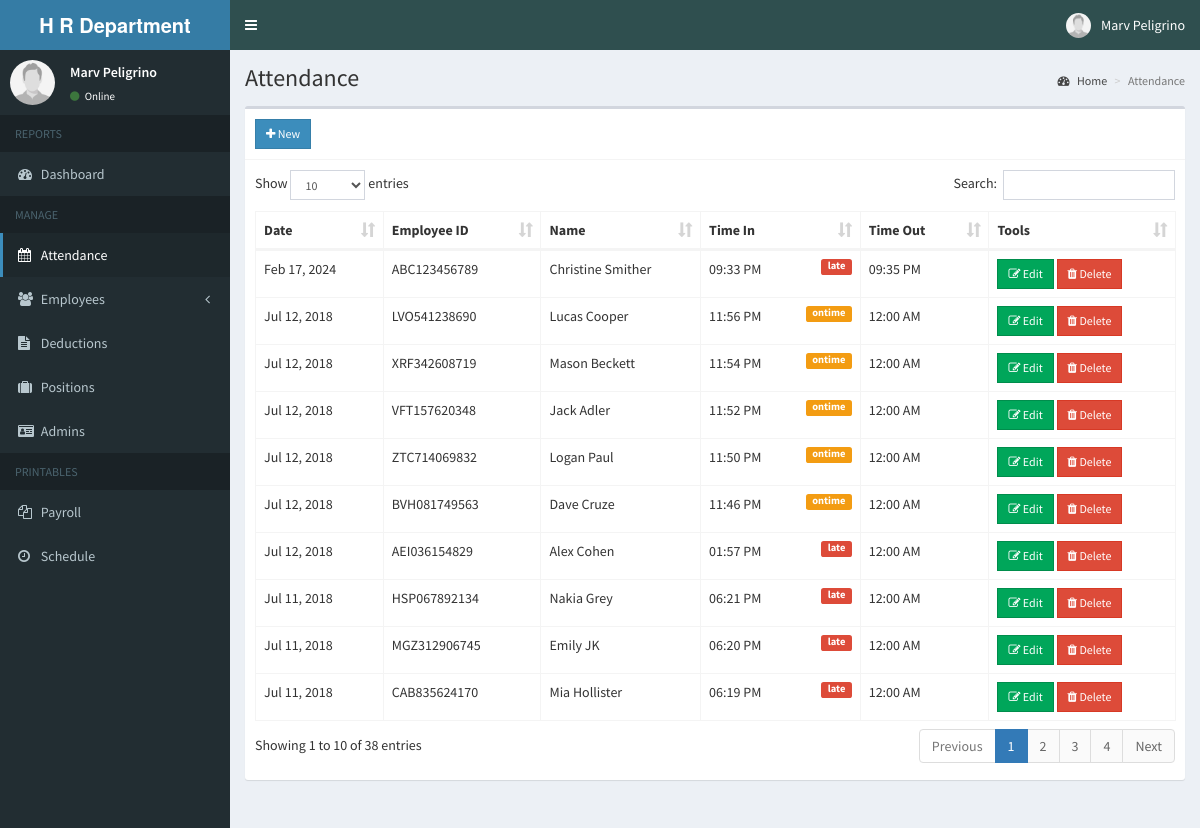
Screenshot of /admin/attendance.php (signed in) with the database file from the repository.
### tables this page shows
CREATE TABLE `attendance` (
  `id` int(11) NOT NULL,
  `employee_id` int(11) NOT NULL,
  `date` date NOT NULL,
  `time_in` time NOT NULL,
  `status` int(1) NOT NULL,
  `time_out` time NOT NULL,
  `num_hr` double NOT NULL
);

CREATE TABLE `employees` (
  `id` int(11) NOT NULL,
  `employee_id` varchar(15) NOT NULL,
  `firstname` varchar(50) NOT NULL,
  `lastname` varchar(50) NOT NULL,
  `middlename` varchar(255) NOT NULL,
  `emailAddress` varchar(255) NOT NULL,
  `address` text NOT NULL,
  `birthdate` date NOT NULL,
  `contact_info` varchar(100) NOT NULL,
  `civil_status` varchar(255) NOT NULL,
  `religion` varchar(255) NOT NULL,
  `citizenship` varchar(255) NOT NULL,
  `gender` varchar(10) NOT NULL,
  `position_id` int(11) NOT NULL,
  `schedule_id` int(11) NOT NULL,
  `photo` varchar(200) NOT NULL,
  `created_on` date NOT NULL
);

### admin/includes/session.php (called while the page is built, shortened)
<?php
	include 'includes/conn.php';
	$sql = "SELECT * FROM admin WHERE id = '".$_SESSION['admin']."'";
	$query = $conn->query($sql);
	$user = $query->fetch_assoc();
?>

### admin/attendance.php (the view, shortened to what this page needs)
<?php include 'includes/session.php'; ?>
<?php include 'includes/header.php'; ?>
<body class="hold-transition skin-blue sidebar-mini">
<div class="wrapper">
  <?php include 'includes/navbar.php'; ?>
  <?php include 'includes/menubar.php'; ?>
  <div class="content-wrapper">
    <section class="content-header">
      <h1>
        Attendance
      </h1>
      <ol class="breadcrumb">
        <li><a href="#"><i class="fa fa-dashboard"></i> Home</a></li>
        <li class="active">Attendance</li>
      </ol>
    </section>
    <section class="content">
      <div class="row">
        <div class="col-xs-12">
          <div class="box">
            <div class="box-header with-border">
              <a href="#addnew" data-toggle="modal" class="btn btn-primary btn-sm btn-flat"><i class="fa fa-plus"></i> New</a>
            </div>
            <div class="box-body">
              <table id="example1" class="table table-bordered">
                <thead>
                  <th>Date</th>
                  <th>Employee ID</th>
                  <th>Name</th>
                  <th>Time In</th>
                  <th>Time Out</th>
                  <th>Tools</th>
                </thead>
                <tbody>
                  <?php
                    $sql = "SELECT *, employees.employee_id AS empid, attendance.id AS attid FROM attendance LEFT JOIN employees ON employees.id=attendance.employee_id ORDER BY attendance.date DESC, attendance.time_in DESC";
                    $query = $conn->query($sql);
                    while($row = $query->fetch_assoc()){
                      $status = ($row['status'])?'<span class="label label-warning pull-right">ontime</span>':'<span class="label label-danger pull-right">late</span>';
                      echo "
                        <tr>
                          <td class='hidden'></td>
                          <td>".date('M d, Y', strtotime($row['date']))."</td>
                          <td>".$row['empid']."</td>
                          <td>".$row['firstname'].' '.$row['lastname']."</td>
                          <td>".date('h:i A', strtotime($row['time_in'])).$status."</td>
                          <td>".date('h:i A', strtotime($row['time_out']))."</td>
                          <td>
                            <button class='btn btn-success btn-sm btn-flat edit' data-id='".$row['attid']."'><i class='fa fa-edit'></i> Edit</button>
                            <button class='btn btn-danger btn-sm btn-flat delete' data-id='".$row['attid']."'><i class='fa fa-trash'></i> Delete</button>
                          </td>
                        </tr>
                      ";
                    }
                  ?>
                </tbody>
              </table>
            </div>
          </div>
        </div>
      </div>
    </section>
  </div>
</div>
</body>
</html>

### admin/includes/header.php (shortened to what this page needs)
<!DOCTYPE html>
<html>
<head>
  <link rel="stylesheet" href="../bower_components/bootstrap/dist/css/bootstrap.min.css">
  <link rel="stylesheet" href="../bower_components/font-awesome/css/font-awesome.min.css">
  <link rel="stylesheet" href="../bower_components/Ionicons/css/ionicons.min.css">
  <link rel="stylesheet" href="../dist/css/AdminLTE.min.css">
  <link rel="stylesheet" href="../bower_components/datatables.net-bs/css/dataTables.bootstrap.min.css">
  <link rel="stylesheet" href="../bower_components/bootstrap-daterangepicker/daterangepicker.css">
  <link rel="stylesheet" href="../plugins/timepicker/bootstrap-timepicker.min.css">
  <link rel="stylesheet" href="../bower_components/bootstrap-datepicker/dist/css/bootstrap-datepicker.min.css">
  <link rel="stylesheet" href="../dist/css/skins/_all-skins.min.css">
</head>

### admin/includes/navbar.php (shortened to what this page needs)
<header class="main-header">
    <a href="home.php" class="logo">
      <span class="logo-lg"><b>H</b><b> R Department</b></span>
    </a>
    <nav class="navbar navbar-static-top">
      <a href="#" class="sidebar-toggle" data-toggle="push-menu" role="button">
      </a>
      <div class="navbar-custom-menu">
        <ul class="nav navbar-nav">
          <li class="dropdown user user-menu">
            <a href="#" class="dropdown-toggle" data-toggle="dropdown">
              <img src="<?php echo (!empty($user['photo'])) ? '../images/'.$user['photo'] : '../images/profile.jpg'; ?>" class="user-image" alt="User Image">
              <span class="hidden-xs"><?php echo $user['firstname'].' '.$user['lastname']; ?></span>
            </a>
          </li>
        </ul>
      </div>
    </nav>
  </header>

### admin/includes/menubar.php (shortened to what this page needs)
<aside class="main-sidebar">
  <section class="sidebar">
    <div class="user-panel">
      <div class="pull-left image">
        <img src="<?php echo (!empty($user['photo'])) ? '../images/' . $user['photo'] : '../images/profile.jpg'; ?>" class="img-circle" alt="User Image">
      </div>
      <div class="pull-left info">
        <p><?php echo $user['firstname'] . ' ' . $user['lastname']; ?></p>
        <a><i class="fa fa-circle text-success"></i> Online</a>
      </div>
    </div>
    <ul class="sidebar-menu" data-widget="tree">
      <li class="header">REPORTS</li>
      <li class=""><a href="home.php"><i class="fa fa-dashboard"></i> <span>Dashboard</span></a></li>
      <li class="header">MANAGE</li>
      <li><a href="attendance.php"><i class="fa fa-calendar"></i> <span>Attendance</span></a></li>
      <li class="treeview">
        <a href="#">
          <i class="fa fa-users"></i>
          <span>Employees</span>
          <span class="pull-right-container">
            <i class="fa fa-angle-left pull-right"></i>
          </span>
        </a>
      </li>
      <li><a href="deduction.php"><i class="fa fa-file-text"></i> Deductions</a></li>
      <li><a href="position.php"><i class="fa fa-suitcase"></i> Positions</a></li>
      <li><a href="admin.php"><i class="fa fa-id-card"></i> Admins</a></li>
      <li class="header">PRINTABLES</li>
      <li><a href="payroll.php"><i class="fa fa-files-o"></i> <span>Payroll</span></a></li>
      <li><a href="schedule_employee.php"><i class="fa fa-clock-o"></i> <span>Schedule</span></a></li>
    </ul>
  </section>
</aside>

### rows the page displays
attendance: date "Feb 17, 2024", employee.employee_id "ABC123456789", employee.firstname "Christine", employee.lastname "Smither", time_in "09:33 PM", status "late", time_out "09:35 PM"
attendance: date "Jul 12, 2018", employee.employee_id "LVO541238690", employee.firstname "Lucas", employee.lastname "Cooper", time_in "11:56 PM", status "ontime", time_out "12:00 AM"
attendance: date "Jul 12, 2018", employee.employee_id "XRF342608719", employee.firstname "Mason", employee.lastname "Beckett", time_in "11:54 PM", status "ontime", time_out "12:00 AM"
attendance: date "Jul 12, 2018", employee.employee_id "VFT157620348", employee.firstname "Jack", employee.lastname "Adler", time_in "11:52 PM", status "ontime", time_out "12:00 AM"
attendance: date "Jul 12, 2018", employee.employee_id "ZTC714069832", employee.firstname "Logan", employee.lastname "Paul", time_in "11:50 PM", status "ontime", time_out "12:00 AM"
attendance: date "Jul 12, 2018", employee.employee_id "BVH081749563", employee.firstname "Dave", employee.lastname "Cruze", time_in "11:46 PM", status "ontime", time_out "12:00 AM"
attendance: date "Jul 12, 2018", employee.employee_id "AEI036154829", employee.firstname "Alex", employee.lastname "Cohen", time_in "01:57 PM", status "late", time_out "12:00 AM"
attendance: date "Jul 11, 2018", employee.employee_id "HSP067892134", employee.firstname "Nakia", employee.lastname "Grey", time_in "06:21 PM", status "late", time_out "12:00 AM"
attendance: date "Jul 11, 2018", employee.employee_id "MGZ312906745", employee.firstname "Emily", employee.lastname "JK", time_in "06:20 PM", status "late", time_out "12:00 AM"
attendance: date "Jul 11, 2018", employee.employee_id "CAB835624170", employee.firstname "Mia", employee.lastname "Hollister", time_in "06:19 PM", status "late", time_out "12:00 AM"

### other values shown
$user['firstname'] "Marv"
$user['lastname'] "Peligrino"
